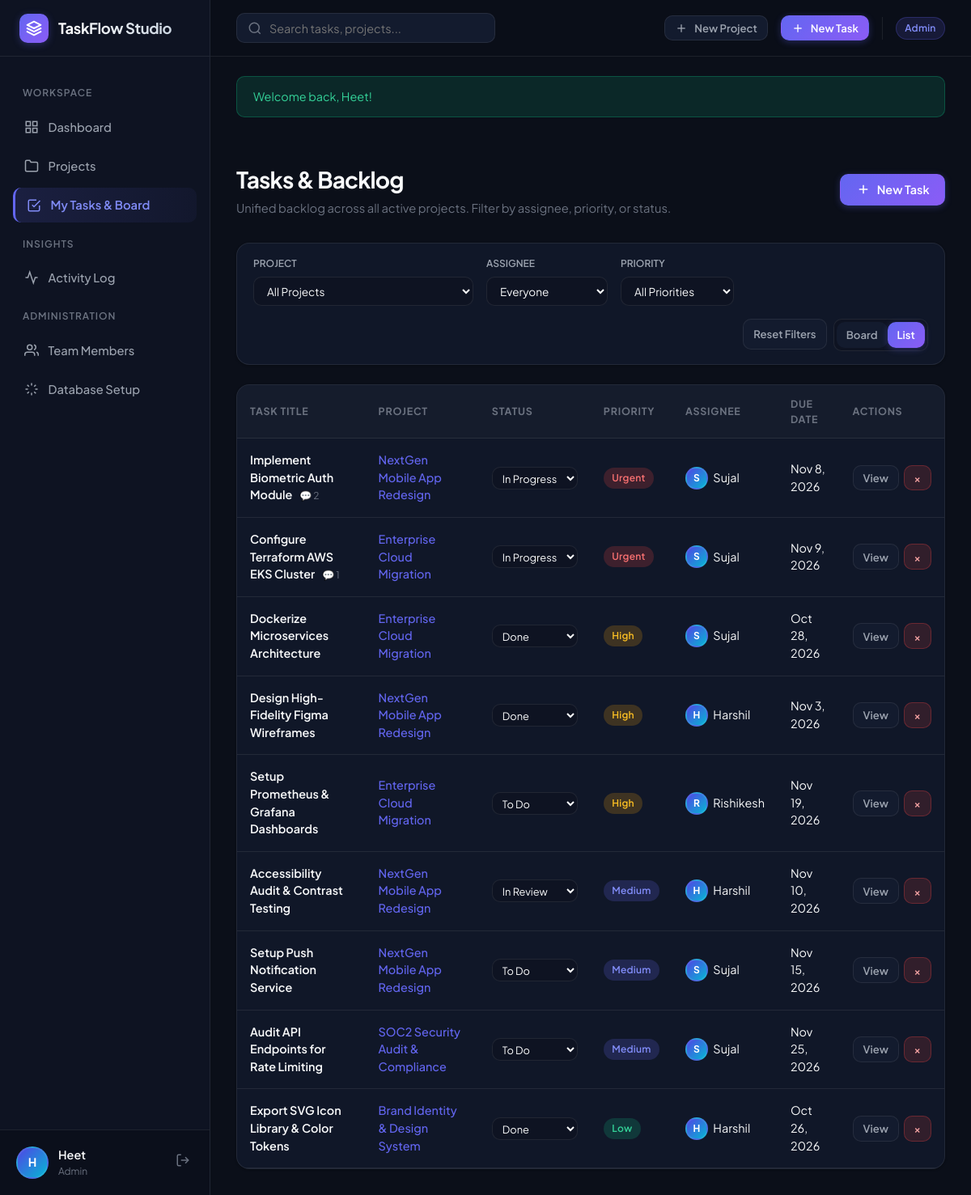
/tasks.php?view=list (signed in), run on the app's committed database.
### tables this page shows
CREATE TABLE `tasks` (
  `id` INT AUTO_INCREMENT PRIMARY KEY,
  `project_id` INT NOT NULL,
  `assigned_to` INT DEFAULT NULL,
  `title` VARCHAR(200) NOT NULL,
  `description` TEXT DEFAULT NULL,
  `status` ENUM('todo', 'in_progress', 'review', 'done') NOT NULL DEFAULT 'todo',
  `priority` ENUM('low', 'medium', 'high', 'urgent') NOT NULL DEFAULT 'medium',
  `due_date` DATE DEFAULT NULL,
  `estimated_hours` DECIMAL(5,1) DEFAULT 0.0,
  `created_by` INT NOT NULL,
  `created_at` DATETIME NOT NULL DEFAULT CURRENT_TIMESTAMP,
  `updated_at` DATETIME NOT NULL DEFAULT CURRENT_TIMESTAMP ON UPDATE CURRENT_TIMESTAMP,
  CONSTRAINT `fk_tasks_project` FOREIGN KEY (`project_id`) REFERENCES `projects` (`id`) ON DELETE CASCADE,
  CONSTRAINT `fk_tasks_assigned` FOREIGN KEY (`assigned_to`) REFERENCES `users` (`id`) ON DELETE SET NULL,
  CONSTRAINT `fk_tasks_creator` FOREIGN KEY (`created_by`) REFERENCES `users` (`id`) ON DELETE CASCADE
);

CREATE TABLE `projects` (
  `id` INT AUTO_INCREMENT PRIMARY KEY,
  `title` VARCHAR(150) NOT NULL,
  `description` TEXT DEFAULT NULL,
  `status` ENUM('planning', 'in_progress', 'completed', 'on_hold') NOT NULL DEFAULT 'in_progress',
  `priority` ENUM('low', 'medium', 'high', 'urgent') NOT NULL DEFAULT 'medium',
  `color` VARCHAR(20) DEFAULT '#6366f1',
  `start_date` DATE DEFAULT NULL,
  `due_date` DATE DEFAULT NULL,
  `budget` DECIMAL(10,2) DEFAULT 0.00,
  `created_by` INT NOT NULL,
  `created_at` DATETIME NOT NULL DEFAULT CURRENT_TIMESTAMP,
  `updated_at` DATETIME NOT NULL DEFAULT CURRENT_TIMESTAMP ON UPDATE CURRENT_TIMESTAMP,
  CONSTRAINT `fk_projects_created_by` FOREIGN KEY (`created_by`) REFERENCES `users` (`id`) ON DELETE CASCADE
);

CREATE TABLE `users` (
  `id` INT AUTO_INCREMENT PRIMARY KEY,
  `name` VARCHAR(100) NOT NULL,
  `email` VARCHAR(150) NOT NULL UNIQUE,
  `password` VARCHAR(255) NOT NULL,
  `role` ENUM('admin', 'manager', 'member') NOT NULL DEFAULT 'member',
  `title` VARCHAR(100) DEFAULT 'Team Member',
  `avatar` VARCHAR(255) DEFAULT NULL,
  `created_at` DATETIME NOT NULL DEFAULT CURRENT_TIMESTAMP
);

### config/init.php (called while the page is built, shortened)
<?php
function isLoggedIn() {
    return isset($_SESSION['user_id']) && !empty($_SESSION['user_id']);
}
function getCurrentUser() {
    return [
        'id'     => $_SESSION['user_id'],
        'name'   => $_SESSION['user_name'] ?? 'User',
        'email'  => $_SESSION['user_email'] ?? '',
        'role'   => $_SESSION['user_role'] ?? 'member',
        'avatar' => $_SESSION['user_avatar'] ?? null
    ];
}
function getInitials($name) {
    $words = explode(' ', trim($name));
    $initials = '';
    foreach ($words as $w) {
        if (!empty($w)) {
            $initials .= strtoupper($w[0]);
        }
    }
    return $initials ?: 'U';
}

### tasks.php (the view, shortened to what this page needs)
<?php
require_once __DIR__ . '/includes/header.php';
try {
    $pdo = getDBConnection(true);
    $viewMode = $_GET['view'] ?? 'board';
    $sql = "
        SELECT t.*, p.title AS project_title, p.color AS project_color, u.name AS assigned_name,
            (SELECT COUNT(*) FROM task_comments WHERE task_id = t.id) AS comment_count
        FROM tasks t
        JOIN projects p ON t.project_id = p.id
        LEFT JOIN users u ON t.assigned_to = u.id
        WHERE 1=1
    ";
    $params = [];
    $sql .= " ORDER BY
        CASE WHEN t.priority = 'urgent' THEN 1 WHEN t.priority = 'high' THEN 2 WHEN t.priority = 'medium' THEN 3 ELSE 4 END,
        t.due_date ASC";
    $stmt = $pdo->prepare($sql);
    $stmt->execute($params);
    $tasks = $stmt->fetchAll();
    $kanbanTasks = ['todo' => [], 'in_progress' => [], 'review' => [], 'done' => []];
    foreach ($tasks as $t) {
        if (isset($kanbanTasks[$t['status']])) {
            $kanbanTasks[$t['status']][] = $t;
        } else {
            $kanbanTasks['todo'][] = $t;
        }
    }
} catch (Exception $e) {
    echo "<div class='alert alert-error'>Database error: " . htmlspecialchars($e->getMessage()) . "</div>";
    include __DIR__ . '/includes/footer.php';
    exit;
}
?>
<div class="page-content">
    <div class="page-header">
        <div>
            <h1 class="page-title">Tasks & Backlog</h1>
            <p class="page-subtitle">Unified backlog across all active projects. Filter by assignee, priority, or status.</p>
        </div>
        <div style="display: flex; gap: 0.75rem;">
            <button class="btn btn-primary" onclick="openModal('newTaskModal')">
                <svg width="18" height="18" viewBox="0 0 24 24" fill="none" stroke="currentColor" stroke-width="2"><line x1="12" y1="5" x2="12" y2="19"/><line x1="5" y1="12" x2="19" y2="12"/></svg>
                <span>New Task</span>
            </button>
        </div>
    </div>
    <div class="card" style="margin-bottom: 1.5rem; padding: 1rem 1.25rem;">
        <form method="GET" action="tasks.php" style="display: flex; gap: 1rem; flex-wrap: wrap; align-items: flex-end;">
            <div style="min-width: 180px;">
                <label class="form-label" style="font-size: 0.75rem; text-transform: uppercase;">Project</label>
                <select name="project_id" class="form-control" style="padding: 0.45rem 0.75rem; font-size: 0.85rem;" onchange="this.form.submit()">
                    <option value="0">All Projects</option>
                </select>
            </div>
            <?php if ($currentUser['role'] !== 'member'): ?>
                <div style="min-width: 150px;">
                    <label class="form-label" style="font-size: 0.75rem; text-transform: uppercase;">Assignee</label>
                    <select name="assignee" class="form-control" style="padding: 0.45rem 0.75rem; font-size: 0.85rem;" onchange="this.form.submit()">
                        <option value="all">Everyone</option>
                    </select>
                </div>
            <?php endif; ?>
            <div style="min-width: 140px;">
                <label class="form-label" style="font-size: 0.75rem; text-transform: uppercase;">Priority</label>
                <select name="priority" class="form-control" style="padding: 0.45rem 0.75rem; font-size: 0.85rem;" onchange="this.form.submit()">
                    <option value="all">All Priorities</option>
                </select>
            </div>
            <div style="display: flex; gap: 0.5rem; margin-left: auto;">
                <a href="tasks.php" class="btn btn-secondary btn-sm" style="height: 38px;">Reset Filters</a>
                <div style="display: flex; background: var(--bg-input); padding: 0.2rem; border-radius: var(--radius-md); border: 1px solid var(--border);">
                    <a href="tasks.php?<?= http_build_query(array_merge($_GET, ['view' => 'board'])) ?>" class="btn btn-sm <?= ($viewMode === 'board') ? 'btn-primary' : 'btn-secondary' ?>" style="border: none;">Board</a>
                    <a href="tasks.php?<?= http_build_query(array_merge($_GET, ['view' => 'list'])) ?>" class="btn btn-sm <?= ($viewMode === 'list') ? 'btn-primary' : 'btn-secondary' ?>" style="border: none;">List</a>
                </div>
            </div>
        </form>
    </div>
    <?php if ($viewMode === 'board'): ?>
        <div class="kanban-board">
            <div class="kanban-column">
                <div class="kanban-col-header">
                    <div class="kanban-col-title">
                        <span style="width: 8px; height: 8px; border-radius: 50%; background: #94a3b8;"></span>
                        <span>To Do</span>
                    </div>
                    <span class="kanban-badge"><?= count($kanbanTasks['todo']) ?></span>
                </div>
                <div class="kanban-cards-wrapper" data-status="todo">
                    <?php foreach ($kanbanTasks['todo'] as $task): ?>
                        <?php include __DIR__ . '/includes/kanban_card.php'; ?>
                    <?php endforeach; ?>
                </div>
            </div>
            <div class="kanban-column">
                <div class="kanban-col-header">
                    <div class="kanban-col-title">
                        <span style="width: 8px; height: 8px; border-radius: 50%; background: #6366f1;"></span>
                        <span>In Progress</span>
                    </div>
                    <span class="kanban-badge"><?= count($kanbanTasks['in_progress']) ?></span>
                </div>
                <div class="kanban-cards-wrapper" data-status="in_progress">
                    <?php foreach ($kanbanTasks['in_progress'] as $task): ?>
                        <?php include __DIR__ . '/includes/kanban_card.php'; ?>
                    <?php endforeach; ?>
                </div>
            </div>
            <div class="kanban-column">
                <div class="kanban-col-header">
                    <div class="kanban-col-title">
                        <span style="width: 8px; height: 8px; border-radius: 50%; background: #f59e0b;"></span>
                        <span>In Review</span>
                    </div>
                    <span class="kanban-badge"><?= count($kanbanTasks['review']) ?></span>
                </div>
                <div class="kanban-cards-wrapper" data-status="review">
                    <?php foreach ($kanbanTasks['review'] as $task): ?>
                        <?php include __DIR__ . '/includes/kanban_card.php'; ?>
                    <?php endforeach; ?>
                </div>
            </div>
            <div class="kanban-column">
                <div class="kanban-col-header">
                    <div class="kanban-col-title">
                        <span style="width: 8px; height: 8px; border-radius: 50%; background: #10b981;"></span>
                        <span>Completed</span>
                    </div>
                    <span class="kanban-badge"><?= count($kanbanTasks['done']) ?></span>
                </div>
                <div class="kanban-cards-wrapper" data-status="done">
                    <?php foreach ($kanbanTasks['done'] as $task): ?>
                        <?php include __DIR__ . '/includes/kanban_card.php'; ?>
                    <?php endforeach; ?>
                </div>
            </div>
        </div>
    <?php else: ?>
        <div class="card" style="padding: 0; overflow: hidden;">
            <div class="table-responsive">
                <table class="app-table" id="mainTasksTable">
                    <thead>
                        <tr>
                            <th>Task Title</th>
                            <th>Project</th>
                            <th>Status</th>
                            <th>Priority</th>
                            <th>Assignee</th>
                            <th>Due Date</th>
                            <th>Actions</th>
                        </tr>
                    </thead>
                    <tbody>
                        <?php if (empty($tasks)): ?>
                            <tr>
                                <td colspan="7" style="text-align: center; color: var(--text-muted); padding: 2.5rem;">No tasks match the selected filter criteria.</td>
                            </tr>
                        <?php else: ?>
                            <?php foreach ($tasks as $t): ?>
                                <tr>
                                    <td>
                                        <a href="javascript:void(0)" onclick="viewTaskDetails(<?= $t['id'] ?>)" style="font-weight: 600; color: var(--text-main);">
                                            <?= htmlspecialchars($t['title']) ?>
                                        </a>
                                        <?php if ($t['comment_count'] > 0): ?>
                                            <span style="font-size: 0.75rem; color: var(--text-muted); margin-left: 0.4rem;">💬 <?= $t['comment_count'] ?></span>
                                        <?php endif; ?>
                                    </td>
                                    <td>
                                        <a href="project-detail.php?id=<?= $t['project_id'] ?>" style="color: var(--primary); font-weight: 500;">
                                            <?= htmlspecialchars($t['project_title']) ?>
                                        </a>
                                    </td>
                                    <td>
                                        <form action="actions/task_actions.php" method="POST" style="margin: 0;">
                                            <select name="status" class="form-control" style="padding: 0.25rem 0.5rem; font-size: 0.8rem; width: auto;" onchange="this.form.submit()">
                                                <option value="todo" <?= ($t['status'] === 'todo') ? 'selected' : '' ?>>To Do</option>
                                                <option value="in_progress" <?= ($t['status'] === 'in_progress') ? 'selected' : '' ?>>In Progress</option>
                                                <option value="review" <?= ($t['status'] === 'review') ? 'selected' : '' ?>>In Review</option>
                                                <option value="done" <?= ($t['status'] === 'done') ? 'selected' : '' ?>>Done</option>
                                            </select>
                                        </form>
                                    </td>
                                    <td><span class="badge priority-<?= $t['priority'] ?>"><?= ucfirst($t['priority']) ?></span></td>
                                    <td>
                                        <div style="display: flex; align-items: center; gap: 0.4rem;">
                                            <div class="avatar avatar-sm"><?= getInitials($t['assigned_name'] ?: 'U') ?></div>
                                            <span><?= htmlspecialchars($t['assigned_name'] ?: 'Unassigned') ?></span>
                                        </div>
                                    </td>
                                    <td><?= $t['due_date'] ? date('M j, Y', strtotime($t['due_date'])) : '&mdash;' ?></td>
                                    <td>
                                        <div style="display: flex; gap: 0.35rem;">
                                            <button class="btn btn-secondary btn-sm" onclick="viewTaskDetails(<?= $t['id'] ?>)">View</button>
                                            <form action="actions/task_actions.php" method="POST" onsubmit="return confirm('Delete task?')" style="margin: 0;">
                                                <button type="submit" class="btn btn-danger btn-sm">&times;</button>
                                            </form>
                                        </div>
                                    </td>
                                </tr>
                            <?php endforeach; ?>
                        <?php endif; ?>
                    </tbody>
                </table>
            </div>
        </div>
    <?php endif; ?>
</div>
<?php include __DIR__ . '/includes/footer.php'; ?>

### data on the page
tasks: title "Implement Biometric Auth Module", comment_count "2", project.title "NextGen Mobile App Redesign", status "In Progress", priority "Urgent", assigned_to.name "S", assigned_to.name "Sujal", due_date "Nov 8, 2026"
tasks: title "Configure Terraform AWS EKS Cluster", comment_count "1", project.title "Enterprise Cloud Migration", status "In Progress", priority "Urgent", assigned_to.name "S", assigned_to.name "Sujal", due_date "Nov 9, 2026"
tasks: title "Dockerize Microservices Architecture", project.title "Enterprise Cloud Migration", status "Done", priority "High", assigned_to.name "S", assigned_to.name "Sujal", due_date "Oct 28, 2026"
tasks: title "Design High-Fidelity Figma Wireframes", project.title "NextGen Mobile App Redesign", status "Done", priority "High", assigned_to.name "H", assigned_to.name "Harshil", due_date "Nov 3, 2026"
tasks: title "Setup Prometheus & Grafana Dashboards", project.title "Enterprise Cloud Migration", status "To Do", priority "High", assigned_to.name "R", assigned_to.name "Rishikesh", due_date "Nov 19, 2026"
tasks: title "Accessibility Audit & Contrast Testing", project.title "NextGen Mobile App Redesign", status "In Review", priority "Medium", assigned_to.name "H", assigned_to.name "Harshil", due_date "Nov 10, 2026"
tasks: title "Setup Push Notification Service", project.title "NextGen Mobile App Redesign", status "To Do", priority "Medium", assigned_to.name "S", assigned_to.name "Sujal", due_date "Nov 15, 2026"
tasks: title "Audit API Endpoints for Rate Limiting", project.title "SOC2 Security Audit & Compliance", status "To Do", priority "Medium", assigned_to.name "S", assigned_to.name "Sujal", due_date "Nov 25, 2026"
tasks: title "Export SVG Icon Library & Color Tokens", project.title "Brand Identity & Design System", status "Done", priority "Low", assigned_to.name "H", assigned_to.name "Harshil", due_date "Oct 26, 2026"

### other printed values
getInitials($currentUser['name'] ?? 'User') "H"
$currentUser['name'] "Heet"
$currentUser['role'] "Admin"
$flash['message'] "Welcome back, Heet!"
